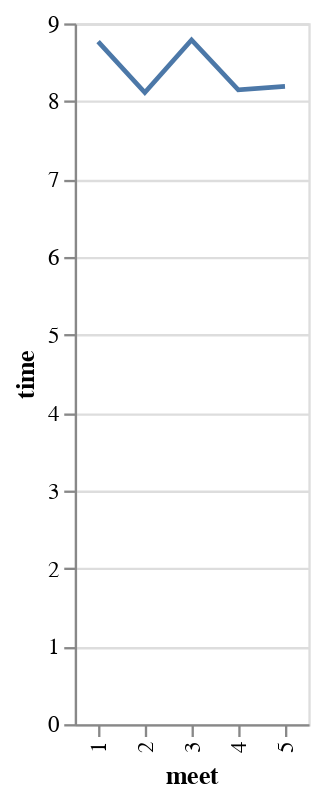

Source (notebook cell):
### Markdown cell above
* Chart - Filter to Jung-Sook's runs
* Mark - Show as a line graph
* Encode - Let the x be meet (ordinal) and y be times (quantitative)

### Code cell
js_df = df[df["athlete"] == "Jung-Sook"]
chart = (alt.Chart(js_df)
           .mark_line()
           .encode(x = "meet:O",
                   y = "time:Q"))
chart

### Figure 1 — Vega-Lite specification as saved in the notebook (floating-point values rounded to 4 significant figures)
{"config": {"view": {"continuousWidth": 400, "continuousHeight": 300}}, "data": {"name": "data-d148592bdf477086dbb167c72e9da9a3"}, "mark": "line", "encoding": {"x": {"type": "ordinal", "field": "meet"}, "y": {"type": "quantitative", "field": "time"}}, "$schema": "https://vega.github.io/schema/vega-lite/v4.8.1.json", "datasets": {"data-d148592bdf477086dbb167c72e9da9a3": [{"athlete": "Jung-Sook", "meet": 1, "time": 8.764, "image": "https://srush.github.io/BT-AI/image4.jpeg"}, {"athlete": "Jung-Sook", "meet": 2, "time": 8.112, "image": "https://srush.github.io/BT-AI/image4.jpeg"}, {"athlete": "Jung-Sook", "meet": 3, "time": 8.787, "image": "https://srush.github.io/BT-AI/image4.jpeg"}, {"athlete": "Jung-Sook", "meet": 4, "time": 8.148, "image": "https://srush.github.io/BT-AI/image4.jpeg"}, {"athlete": "Jung-Sook", "meet": 5, "time": 8.19, "image": "https://srush.github.io/BT-AI/image4.jpeg"}]}}
